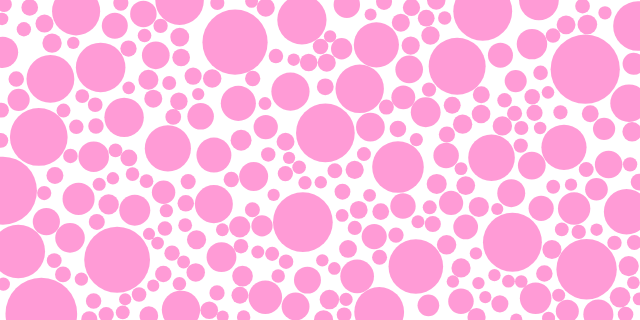
Frame 1 (no input)
Frame 60 (no input): identical to frame 1, image omitted
Frame 120 (the mouse pressed at the canvas centre since frame 60): identical to frame 1, image omitted

The p5.js sketch that drew this single still picture (run headless with seeded random() and noise() and a simulated clock; from frame 60 on, the mouse is pressed at the canvas centre):

// p5.js sketch
// ── sketch.js
let circles = [];

function setup() {
  createCanvas(640, 320);
  background(255);
  
  let overlapping = false;
  
  let protection = 0;
 
  while (circles.length < 1000){
  // for (let i = 0; i < 25; i++) {
    let circle = {
      // makes an object
      x: random(width),
      y: random(height),
      r: random (6,36)
    };

    let overlapping = false;
    
    for (let j = 0; j < circles.length; j++) {
      let other = circles[j];
      let d = dist(circle.x, circle.y, other.x, other.y);
      if (d < circle.r + other.r) {
        // they are overlapping
        overlapping = true;
        break; // break out of the loop
      }
    }

    if (!overlapping) {
      circles.push(circle);
    }
    
    protection++;
    
    if (protection > 50000){
      break;
    }
    
  }

  for (let i = 0; i < circles.length; i++) {
    noStroke();
    fill(255, 0, 150, 100);
    ellipse(circles[i].x, circles[i].y, circles[i].r * 2, circles[i].r * 2);
  }
}

function draw() {}
